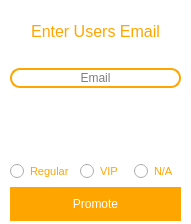
<?xml version="1.0" encoding="UTF-8"?>
<ui version="4.0">
 <class>MainWindow</class>
 <widget class="QMainWindow" name="MainWindow">
  <property name="geometry">
   <rect>
    <x>0</x>
    <y>0</y>
    <width>191</width>
    <height>224</height>
   </rect>
  </property>
  <property name="minimumSize">
   <size>
    <width>191</width>
    <height>224</height>
   </size>
  </property>
  <property name="maximumSize">
   <size>
    <width>191</width>
    <height>224</height>
   </size>
  </property>
  <property name="windowTitle">
   <string>MainWindow</string>
  </property>
  <property name="styleSheet">
   <string notr="true">background-color: white;</string>
  </property>
  <widget class="QWidget" name="centralwidget">
   <widget class="QWidget" name="verticalLayoutWidget">
    <property name="geometry">
     <rect>
      <x>10</x>
      <y>0</y>
      <width>171</width>
      <height>221</height>
     </rect>
    </property>
    <layout class="QGridLayout" name="gridLayout">
     <item row="4" column="0">
      <widget class="QRadioButton" name="reg">
       <property name="font">
        <font>
         <pointsize>8</pointsize>
        </font>
       </property>
       <property name="styleSheet">
        <string notr="true">color:orange;</string>
       </property>
       <property name="text">
        <string>Regular</string>
       </property>
      </widget>
     </item>
     <item row="4" column="1">
      <widget class="QRadioButton" name="vip">
       <property name="font">
        <font>
         <pointsize>8</pointsize>
        </font>
       </property>
       <property name="styleSheet">
        <string notr="true">color: orange;</string>
       </property>
       <property name="text">
        <string>VIP</string>
       </property>
      </widget>
     </item>
     <item row="4" column="2">
      <widget class="QRadioButton" name="na">
       <property name="font">
        <font>
         <pointsize>8</pointsize>
        </font>
       </property>
       <property name="styleSheet">
        <string notr="true">color: orange;</string>
       </property>
       <property name="text">
        <string>N/A</string>
       </property>
      </widget>
     </item>
     <item row="0" column="0" colspan="3">
      <widget class="QLabel" name="label">
       <property name="font">
        <font>
         <pointsize>12</pointsize>
        </font>
       </property>
       <property name="styleSheet">
        <string notr="true">color: orange</string>
       </property>
       <property name="text">
        <string>Enter Users Email</string>
       </property>
       <property name="alignment">
        <set>Qt::AlignCenter</set>
       </property>
      </widget>
     </item>
     <item row="2" column="0" colspan="3">
      <widget class="QLineEdit" name="email">
       <property name="styleSheet">
        <string notr="true">border: 2px solid orange; border-radius: 10px;
background-color:white;</string>
       </property>
       <property name="alignment">
        <set>Qt::AlignCenter</set>
       </property>
       <property name="placeholderText">
        <string>Email</string>
       </property>
      </widget>
     </item>
     <item row="3" column="0" colspan="3">
      <widget class="QLabel" name="err_msg">
       <property name="styleSheet">
        <string notr="true">color: rgb(173, 0, 0);</string>
       </property>
       <property name="text">
        <string/>
       </property>
       <property name="alignment">
        <set>Qt::AlignCenter</set>
       </property>
      </widget>
     </item>
     <item row="5" column="0" colspan="3">
      <widget class="QPushButton" name="promo_btn">
       <property name="styleSheet">
        <string notr="true">QPushButton {
	background-color: orange;
	color: white;
	border: 10px solid orange;
}

QPushButtonHover {
	background-color: rgb(57, 57, 57);
}</string>
       </property>
       <property name="text">
        <string>Promote</string>
       </property>
      </widget>
     </item>
    </layout>
   </widget>
  </widget>
 </widget>
 <resources/>
 <connections/>
</ui>
